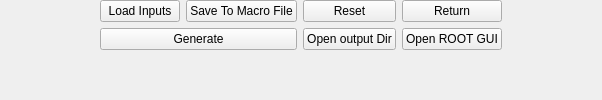
               <widget class="QFrame" name="frame_9">
                <property name="frameShadow">
                 <enum>QFrame::Raised</enum>
                </property>
                <layout class="QGridLayout" name="gridLayout_4">
                 <property name="leftMargin">
                  <number>100</number>
                 </property>
                 <property name="topMargin">
                  <number>0</number>
                 </property>
                 <property name="rightMargin">
                  <number>100</number>
                 </property>
                 <property name="bottomMargin">
                  <number>0</number>
                 </property>
                 <item row="0" column="1">
                  <widget class="QPushButton" name="AnalysisbtnSaveInputs">
                   <property name="text">
                    <string>Save To Macro File</string>
                   </property>
                  </widget>
                 </item>
                 <item row="0" column="0">
                  <widget class="QPushButton" name="btnAnalysiInputFileFile">
                   <property name="text">
                    <string>Load Inputs</string>
                   </property>
                  </widget>
                 </item>
                 <item row="2" column="2">
                  <widget class="QPushButton" name="AnalysisbtnGraphsDirPath">
                   <property name="text">
                    <string>Open output Dir</string>
                   </property>
                  </widget>
                 </item>
                 <item row="0" column="4">
                  <widget class="QPushButton" name="RootAnalyseBtnReturn">
                   <property name="text">
                    <string>Return</string>
                   </property>
                  </widget>
                 </item>
                 <item row="2" column="4">
                  <widget class="QPushButton" name="RootAnalysispushButtonOpenROOTGUI">
                   <property name="text">
                    <string>Open ROOT GUI</string>
                   </property>
                  </widget>
                 </item>
                 <item row="0" column="2">
                  <widget class="QPushButton" name="RootAnalyseBtnReset">
                   <property name="text">
                    <string>Reset</string>
                   </property>
                  </widget>
                 </item>
                 <item row="2" column="0" colspan="2">
                  <widget class="QPushButton" name="AnalysisbtnGenerate">
                   <property name="text">
                    <string>Generate</string>
                   </property>
                  </widget>
                 </item>
                 <item row="3" column="0">
                  <spacer name="verticalSpacer_3">
                   <property name="orientation">
                    <enum>Qt::Vertical</enum>
                   </property>
                   <property name="sizeHint" stdset="0">
                    <size>
                     <width>20</width>
                     <height>40</height>
                    </size>
                   </property>
                  </spacer>
                 </item>
                </layout>
               </widget>
